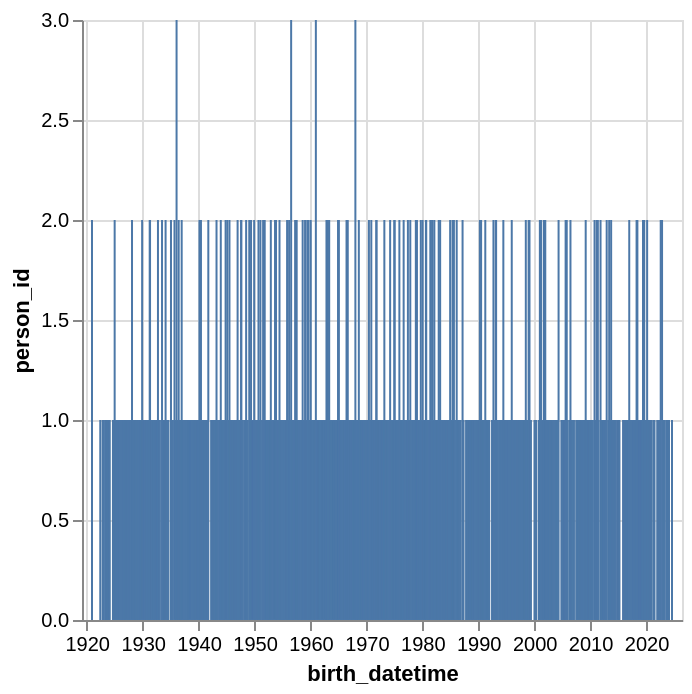

This figure's notebook cell:
### Code cell
alt.Chart(birth_dates_summary).mark_bar(size=1).encode(
    alt.X('birth_datetime:T', scale=alt.Scale(padding=5)),
    y='person_id:Q'
)

### Figure 1 — Vega-Lite specification as saved in the notebook (floating-point values rounded to 4 significant figures; data arrays with more than 128 entries replaced by an {"elided": "..."} marker saying what was removed)
{"config": {"view": {"continuousWidth": 300, "continuousHeight": 300}}, "data": {"name": "data-db8e94b7041fbb16c25491345c523012"}, "mark": {"type": "bar", "size": 1}, "encoding": {"x": {"field": "birth_datetime", "scale": {"padding": 5}, "type": "temporal"}, "y": {"field": "person_id", "type": "quantitative"}}, "$schema": "https://vega.github.io/schema/vega-lite/v6.4.1.json", "datasets": {"data-db8e94b7041fbb16c25491345c523012": {"elided": "1395 records"}}}
